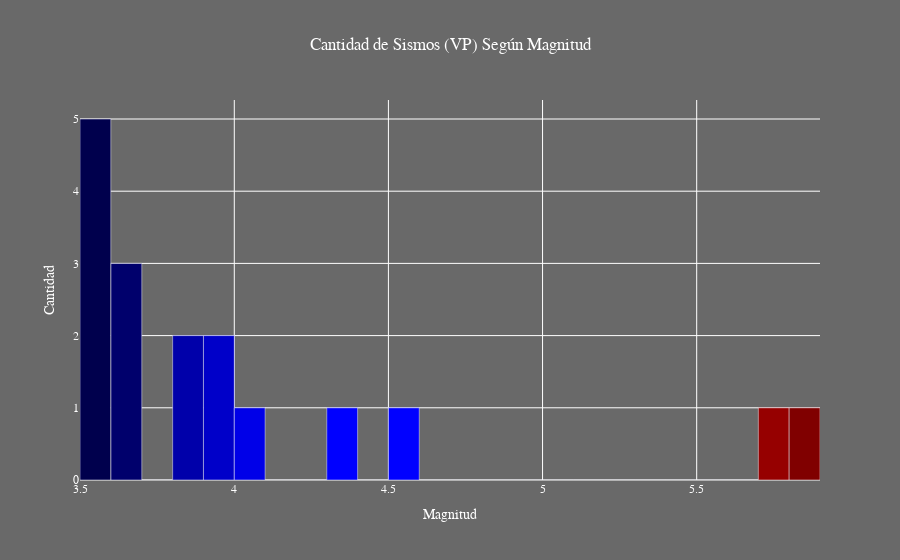

Notebook cell for this chart:
### Code cell
magnitudes_list = list(magnitudes.values())

df = pd.DataFrame({'Magnitudes': magnitudes_list})

# Crear bins para la data 
bins = np.arange(min(magnitudes_list), max(magnitudes_list) + 0.1, 0.1)
df['Bins'] = pd.cut(df['Magnitudes'], bins=bins, include_lowest=True)
df_bins = df['Bins'].value_counts().sort_index().reset_index()
df_bins.columns = ['Bins', 'Count']
df_bins['Mid'] = df_bins['Bins'].apply(lambda x: (x.right + x.left) / 2)

color_scale = cm.get_cmap('seismic', len(df_bins))
colors = ['rgb'+str(color_scale(i)[:3]) for i in range(len(df_bins))]

# bar chart
fig = go.Figure(data=[go.Bar(x=df_bins['Mid'], y=df_bins['Count'], marker_color=colors, width=0.1)])


fig.update_layout(
    title_text='Cantidad de Sismos (VP) Según Magnitud', # title of plot
    xaxis_title_text='Magnitud', # xaxis label
    yaxis_title_text='Cantidad', # yaxis label
    template="seaborn",
    paper_bgcolor='dimgray',
    plot_bgcolor='dimgray',
    font=dict(family="Arial", size=12, color="white")
)

fig.show()

### Figure 1 — Plotly figure (JSON) as saved in the notebook; plotly's stock layout.template omitted (floating-point values rounded to 4 significant figures)
{"data": [{"marker": {"color": ["rgb(0.0, 0.0, 0.3)", "rgb(0.0, 0.0, 0.4217391304347826)", "rgb(0.0, 0.0, 0.5434782608695652)", "rgb(0.0, 0.0, 0.6652173913043478)", "rgb(0.0, 0.0, 0.7869565217391303)", "rgb(0.0, 0.0, 0.9086956521739129)", "rgb(0.043478260869565216, 0.043478260869565216, 1.0)", "rgb(0.21739130434782608, 0.21739130434782608, 1.0)", "rgb(0.391304347826087, 0.391304347826087, 1.0)", "rgb(0.5652173913043478, 0.5652173913043478, 1.0)", "rgb(0.7391304347826086, 0.7391304347826086, 1.0)", "rgb(0.9130434782608695, 0.9130434782608695, 1.0)", "rgb(1.0, 0.9130434782608696, 0.9130434782608696)", "rgb(1.0, 0.739130434782609, 0.739130434782609)", "rgb(1.0, 0.5652173913043479, 0.5652173913043479)", "rgb(1.0, 0.3913043478260869, 0.3913043478260869)", "rgb(1.0, 0.21739130434782605, 0.21739130434782605)", "rgb(1.0, 0.04347826086956519, 0.04347826086956519)", "rgb(0.9347826086956522, 0.0, 0.0)", "rgb(0.8478260869565217, 0.0, 0.0)", "rgb(0.7608695652173914, 0.0, 0.0)", "rgb(0.6739130434782609, 0.0, 0.0)", "rgb(0.5869565217391304, 0.0, 0.0)", "rgb(0.5, 0.0, 0.0)"]}, "type": "bar", "width": 0.1, "x": [3.55, 3.65, 3.75, 3.85, 3.95, 4.05, 4.15, 4.25, 4.35, 4.45, 4.55, 4.65, 4.75, 4.85, 4.95, 5.05, 5.15, 5.25, 5.35, 5.45, 5.55, 5.65, 5.75, 5.85], "y": [5, 3, 0, 2, 2, 1, 0, 0, 1, 0, 1, 0, 0, 0, 0, 0, 0, 0, 0, 0, 0, 0, 1, 1]}], "layout": {"font": {"color": "white", "family": "Arial", "size": 12}, "paper_bgcolor": "dimgray", "plot_bgcolor": "dimgray", "title": {"text": "Cantidad de Sismos (VP) Según Magnitud"}, "xaxis": {"title": {"text": "Magnitud"}}, "yaxis": {"title": {"text": "Cantidad"}}}}
